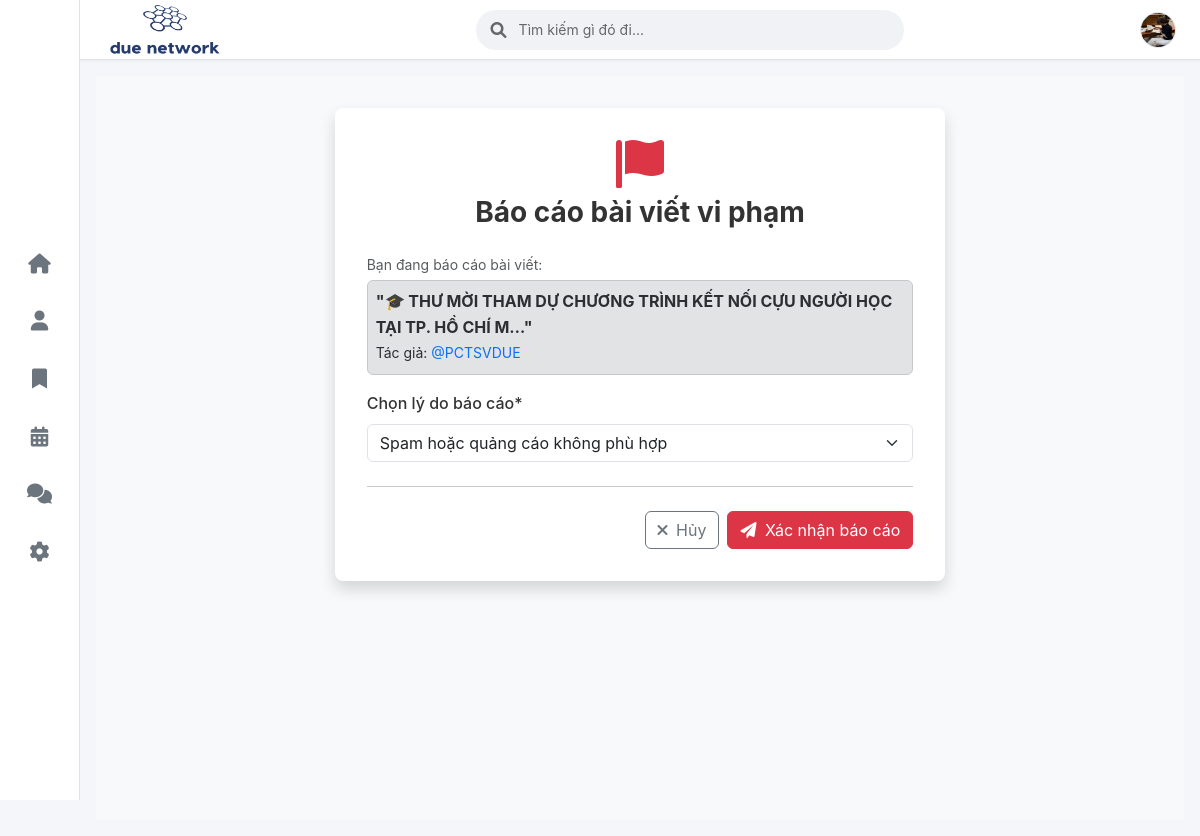
The app's page /post/4/report/ (signed in) with its own data.
### core/models.py (models this page shows, shortened)
class CustomUser(AbstractUser):
    ROLE_CHOICES = (
        ('user', 'User'),
        ('mod', 'Mod'),
        ('admin', 'Admin'),
    )
    email = models.EmailField(
        _('email address'),
        unique=True,
        validators=[validate_due_email] # Yêu cầu email DUE [cite: 2]
    )
    phone_number = models.CharField(max_length=15, blank=True, null=True) # Không bắt buộc [cite: 2]
    avatar = models.ImageField(upload_to='avatars/', null=True, blank=True, default='avatars/default_avatar.png')
    role = models.CharField(max_length=10, choices=ROLE_CHOICES, default='user')
    objects = CustomUserManager()
    groups = models.ManyToManyField(
        Group,
        verbose_name=_('groups'),
        blank=True,
        help_text=_(
            'The groups this user belongs to. A user will get all permissions '
            'granted to each of their groups.'
        ),
        related_name="customuser_groups",
        related_query_name="customuser",
    )
    user_permissions = models.ManyToManyField(
        Permission,
        verbose_name=_('user permissions'),
        blank=True,
        help_text=_('Specific permissions for this user.'),
        related_name="customuser_permissions",
        related_query_name="customuser",
    )

class Profile(models.Model):
    user = models.OneToOneField(settings.AUTH_USER_MODEL, on_delete=models.CASCADE)
    avatar = models.ImageField(upload_to='avatars/', null=True, blank=True, default='avatars/default_avatar.png')

class Post(models.Model):
    author = models.ForeignKey(settings.AUTH_USER_MODEL, on_delete=models.CASCADE, related_name='posts')
    title = models.CharField(max_length=300, blank=True, null=True)  # Có thể để trống title cho bài share sự kiện
    content = models.TextField(blank=True, null=True)  # Có thể để trống content cho bài share sự kiện
    image = models.ImageField(upload_to='post_images/', blank=True, null=True)
    file_attachment = models.FileField(upload_to='post_files/', blank=True, null=True)
    created_at = models.DateTimeField(auto_now_add=True)
    updated_at = models.DateTimeField(auto_now=True)
    shared_from_post = models.ForeignKey(
        'self',
        on_delete=models.SET_NULL,
        null=True, blank=True,
        related_name='posts_sharing_this'
    )
    original_poster_name = models.CharField(max_length=150, blank=True, null=True)
    shared_event = models.ForeignKey(
        'Event',
        on_delete=models.SET_NULL,
        null=True, blank=True,
        related_name='posts_sharing_this_event'
    )
    class Meta:
        ordering = ['-created_at']

### core/views.py (the view)
# urls.py: path('post/<int:post_id>/report/', views.report_post_view, name='report_post'),
@login_required
def report_post_view(request, post_id): # [cite: 20]
    post = get_object_or_404(Post, id=post_id)
    if post.author == request.user:
        messages.error(request, "Bạn không thể báo cáo bài viết của chính mình.")
        return redirect('post_detail', post_id=post.id)
    if request.method == 'POST':
        form = ReportForm(request.POST)
        if form.is_valid():
            report = form.save(commit=False)
            report.reporter = request.user
            report.post = post
            report.save()
            messages.success(request, "Báo cáo của bạn đã được gửi. Mod/Admin sẽ xem xét.") # [cite: 23]
            return redirect('post_detail', post_id=post.id)
    else:
        form = ReportForm()
    return render(request, 'core/report_form.html', {'form': form, 'post': post})

### core/forms.py
class ReportForm(forms.ModelForm):
    reason = forms.ChoiceField(
        choices=Report.REASON_CHOICES,
        label="Chọn lý do báo cáo*",
        widget=forms.Select(attrs={'class': 'form-select'})
    )
    description = forms.CharField(
        widget=forms.Textarea(attrs={'class': 'form-control', 'rows': 3, 'placeholder': 'Vui lòng mô tả chi tiết lý do của bạn...'}),
        required=False,
        label="Mô tả lý do khác"
    )
    class Meta:
        model = Report
        fields = ['reason', 'description']

### core/templates/core/report_form.html (shortened to what this page needs)
{% extends "core/base.html" %}
{% load static %}
{% block content %}
<div class="report-form-wrapper">
    <div class="container">
        <div class="row justify-content-center">
            <div class="col-md-8 col-lg-7">
                <div class="report-form-card">
                    <div class="text-center mb-4">
                        <i class="fas fa-flag fa-3x text-danger mb-2"></i>
                        <h3 class="fw-bold">Báo cáo bài viết vi phạm</h3>
                    </div>
                    <p class="mb-1 text-muted small">Bạn đang báo cáo bài viết:</p>
                    <div class="alert alert-secondary p-2 mb-3">
                        <strong class="d-block">"{{ post.title|truncatechars:70 }}"</strong>
                        <small>Tác giả: <a href="{% url 'profile' post.author.username %}" class="text-decoration-none">@{{ post.author.username }}</a></small>
                    </div>
                    <form method="POST" id="reportFormActual">
                        <div class="mb-3">
                            <label for="{{ form.reason.id_for_label }}" class="form-label {% if form.reason.field.required %}requiredField{% endif %}">{{ form.reason.label }}</label>
                            {{ form.reason }}
                        </div>
                        <hr class="my-4">
                        <div class="d-flex justify-content-end gap-2">
                            {% url 'post_detail' post.id as post_detail_url %}
                            <a href="{{ request.META.HTTP_REFERER|default_if_none:post_detail_url|default_if_none:'home' }}" class="btn btn-outline-secondary">
                                <i class="fas fa-times me-1"></i> Hủy
                            </a>
                            <button type="submit" class="btn btn-danger">
                                <i class="fas fa-paper-plane me-1"></i> Xác nhận báo cáo
                            </button>
                        </div>
                    </form>
                </div>
            </div>
        </div>
    </div>
</div>
{% endblock %}

### core/templates/core/partials/_navbar.html (shortened to what this page needs)
{% load static %}
<nav class="navbar navbar-expand-lg navbar-light bg-white border-bottom sticky-top">
    <div class="container-fluid px-4">
        <a class="navbar-brand" href="{% url 'home' %}">
            <img src="{% static 'core/images/due_network_logo_small.png' %}" alt="DUE Network" height="55" width="120">
        </a>
        <div class="search-container mx-auto">
            <form action="{% url 'search' %}" method="GET" role="search">
                <div class="search-wrapper">
                    <i class="fas fa-search search-icon"></i>
                    <input type="search" name="q" placeholder="Tìm kiếm gì đó đi..." value="{{ request.GET.q }}">
                </div>
            </form>
        </div>
        <div class="user-profile">
            {% if user.is_authenticated %}
            <div class="dropdown">
                <a class="profile-link" href="#" id="navbarDropdownUser" role="button" data-bs-toggle="dropdown" aria-expanded="false">
                    {% if user.profile and user.profile.avatar and user.profile.avatar.name %}
                        <img src="{{ user.profile.avatar.url }}" alt="{{ user.username }}" class="rounded-circle">
                    {% else %}
                        <img src="{% static 'core/images/default_placeholder_avatar.png' %}" alt="{{ user.username }}" class="rounded-circle">
                    {% endif %}
                </a>
            </div>
            {% endif %}
        </div>
    </div>
</nav>

### core/static/core/css/style.css (style rules this page uses)
body { font-family: 'Inter', -apple-system, BlinkMacSystemFont, "Segoe UI", Roboto, "Helvetica Neue", Arial, "Noto Sans", sans-serif, "Apple Color Emoji", "Segoe UI Emoji", "Segoe UI Symbol", "Noto Color Emoji"; background-color: #f4f6f9; color: #333; line-height: 1.6; }
a { color: #0d6efd; text-decoration: none; }

### core/templates/core/report_form.html (style rules this page uses)
.report-form-wrapper { background-color: #f8f9fa; padding: 2rem 0; min-height: calc(100vh - 56px); }
.report-form-card { background-color: #fff; padding: 2rem; border-radius: 0.5rem; box-shadow: 0 0.5rem 1rem rgba(0,0,0,.15); }
.report-form-card .form-label { font-weight: 500; }

### core/templates/core/partials/_navbar.html (style rules this page uses)
.navbar { height: 60px; padding: 0; box-shadow: 0 1px 3px rgba(0,0,0,0.05); }
.search-container { width: 40%; max-width: 500px; }
.search-wrapper { position: relative; width: 100%; background-color: #f0f2f5; border-radius: 20px; display: flex; align-items: center; padding: 0 15px; }
.search-icon { color: #65676b; margin-right: 10px; }
.search-wrapper input { width: 100%; height: 40px; background: transparent; border: none; outline: none; font-size: 14px; color: #050505; }
.search-wrapper input::placeholder { color: #65676b; }
.user-profile { display: flex; align-items: center; }
.profile-link { display: flex; align-items: center; justify-content: center; }
.profile-link img { width: 36px; height: 36px; border: 1px solid #e4e6eb; }

### records on screen
CustomUser: profile.avatar (picture)
Post: title "🎓 THƯ MỜI THAM DỰ CHƯƠNG TRÌNH KẾT NỐI CỰU NGƯỜI HỌC TẠI TP. HỒ CHÍ M…", author.username "PCTSVDUE"
